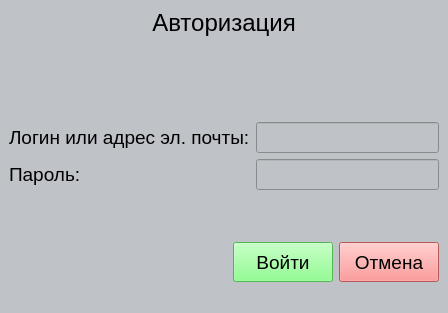
<?xml version="1.0" encoding="UTF-8"?>
<ui version="4.0">
 <class>Authorization</class>
 <widget class="QMainWindow" name="Authorization">
  <property name="geometry">
   <rect>
    <x>0</x>
    <y>0</y>
    <width>448</width>
    <height>313</height>
   </rect>
  </property>
  <property name="sizePolicy">
   <sizepolicy hsizetype="Fixed" vsizetype="Fixed">
    <horstretch>0</horstretch>
    <verstretch>0</verstretch>
   </sizepolicy>
  </property>
  <property name="windowTitle">
   <string>Authorization</string>
  </property>
  <property name="windowIcon">
   <iconset resource="logo.qrc">
    <normaloff>:/logoPrefix/pirctures/logo.png</normaloff>:/logoPrefix/pirctures/logo.png</iconset>
  </property>
  <property name="styleSheet">
   <string notr="true">background-color: rgb(191, 194, 198)</string>
  </property>
  <widget class="QWidget" name="centralwidget">
   <property name="styleSheet">
    <string notr="true"/>
   </property>
   <layout class="QGridLayout" name="gridLayout_4">
    <item row="2" column="0">
     <layout class="QVBoxLayout" name="verticalLayout_4">
      <item>
       <widget class="QLabel" name="label_3">
        <property name="font">
         <font>
          <pointsize>18</pointsize>
          <bold>false</bold>
         </font>
        </property>
        <property name="text">
         <string>Авторизация</string>
        </property>
        <property name="alignment">
         <set>Qt::AlignCenter</set>
        </property>
       </widget>
      </item>
      <item>
       <spacer name="verticalSpacer_2">
        <property name="orientation">
         <enum>Qt::Vertical</enum>
        </property>
        <property name="sizeHint" stdset="0">
         <size>
          <width>20</width>
          <height>40</height>
         </size>
        </property>
       </spacer>
      </item>
      <item>
       <layout class="QFormLayout" name="formLayout">
        <item row="0" column="0">
         <widget class="QLabel" name="label">
          <property name="font">
           <font>
            <pointsize>14</pointsize>
           </font>
          </property>
          <property name="text">
           <string>Логин или адрес эл. почты:</string>
          </property>
         </widget>
        </item>
        <item row="0" column="1">
         <widget class="QLineEdit" name="lineEdit_loginOrEmail">
          <property name="font">
           <font>
            <pointsize>14</pointsize>
           </font>
          </property>
         </widget>
        </item>
        <item row="1" column="0">
         <widget class="QLabel" name="label_2">
          <property name="font">
           <font>
            <pointsize>14</pointsize>
           </font>
          </property>
          <property name="text">
           <string>Пароль:</string>
          </property>
         </widget>
        </item>
        <item row="1" column="1">
         <widget class="QLineEdit" name="lineEdit_password">
          <property name="font">
           <font>
            <pointsize>14</pointsize>
           </font>
          </property>
         </widget>
        </item>
        <item row="2" column="0" colspan="2">
         <spacer name="verticalSpacer">
          <property name="orientation">
           <enum>Qt::Vertical</enum>
          </property>
          <property name="sizeHint" stdset="0">
           <size>
            <width>20</width>
            <height>40</height>
           </size>
          </property>
         </spacer>
        </item>
       </layout>
      </item>
      <item>
       <layout class="QHBoxLayout" name="horizontalLayout_2">
        <item>
         <spacer name="horizontalSpacer">
          <property name="orientation">
           <enum>Qt::Horizontal</enum>
          </property>
          <property name="sizeHint" stdset="0">
           <size>
            <width>40</width>
            <height>20</height>
           </size>
          </property>
         </spacer>
        </item>
        <item>
         <widget class="QPushButton" name="pushButton_enter">
          <property name="minimumSize">
           <size>
            <width>100</width>
            <height>40</height>
           </size>
          </property>
          <property name="font">
           <font>
            <pointsize>14</pointsize>
           </font>
          </property>
          <property name="styleSheet">
           <string notr="true">background-color: rgb(116, 253, 116)
</string>
          </property>
          <property name="text">
           <string>Войти</string>
          </property>
         </widget>
        </item>
        <item>
         <widget class="QPushButton" name="pushButton_cancel">
          <property name="minimumSize">
           <size>
            <width>100</width>
            <height>40</height>
           </size>
          </property>
          <property name="font">
           <font>
            <pointsize>14</pointsize>
           </font>
          </property>
          <property name="styleSheet">
           <string notr="true">background-color: rgb(255, 123, 123)</string>
          </property>
          <property name="text">
           <string>Отмена</string>
          </property>
         </widget>
        </item>
       </layout>
      </item>
     </layout>
    </item>
   </layout>
  </widget>
  <widget class="QMenuBar" name="menubar">
   <property name="geometry">
    <rect>
     <x>0</x>
     <y>0</y>
     <width>448</width>
     <height>22</height>
    </rect>
   </property>
  </widget>
  <widget class="QStatusBar" name="statusbar"/>
 </widget>
 <resources>
  <include location="logo.qrc"/>
 </resources>
 <connections>
  <connection>
   <sender>pushButton_enter</sender>
   <signal>clicked()</signal>
   <receiver>Authorization</receiver>
   <slot>authorizeTheAccount()</slot>
   <hints>
    <hint type="sourcelabel">
     <x>301</x>
     <y>251</y>
    </hint>
    <hint type="destinationlabel">
     <x>178</x>
     <y>253</y>
    </hint>
   </hints>
  </connection>
  <connection>
   <sender>pushButton_cancel</sender>
   <signal>clicked()</signal>
   <receiver>Authorization</receiver>
   <slot>cancel()</slot>
   <hints>
    <hint type="sourcelabel">
     <x>404</x>
     <y>256</y>
    </hint>
    <hint type="destinationlabel">
     <x>208</x>
     <y>209</y>
    </hint>
   </hints>
  </connection>
 </connections>
 <slots>
  <slot>authorizeTheAccount()</slot>
  <slot>cancel()</slot>
 </slots>
</ui>
